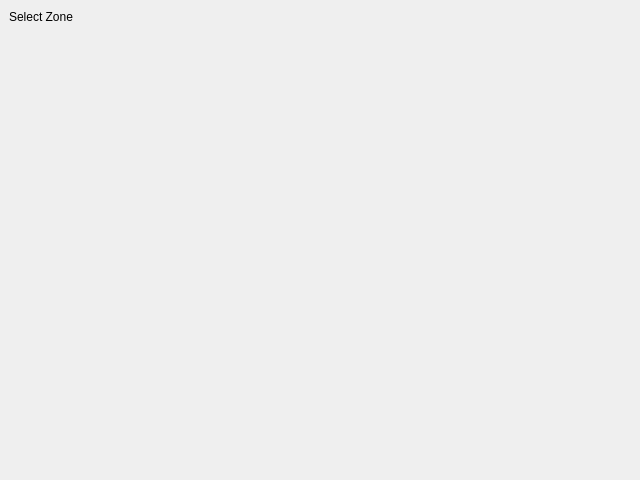
<?xml version="1.0" encoding="UTF-8"?>
<ui version="4.0">
 <class>MainLightWindow</class>
 <widget class="QWidget" name="MainLightWindow">
  <property name="geometry">
   <rect>
    <x>0</x>
    <y>0</y>
    <width>640</width>
    <height>480</height>
   </rect>
  </property>
  <property name="windowTitle">
   <string>Form</string>
  </property>
  <widget class="QLabel" name="label">
   <property name="geometry">
    <rect>
     <x>9</x>
     <y>9</y>
     <width>78</width>
     <height>16</height>
    </rect>
   </property>
   <property name="text">
    <string>Select Zone</string>
   </property>
  </widget>
 </widget>
 <resources/>
 <connections/>
</ui>
